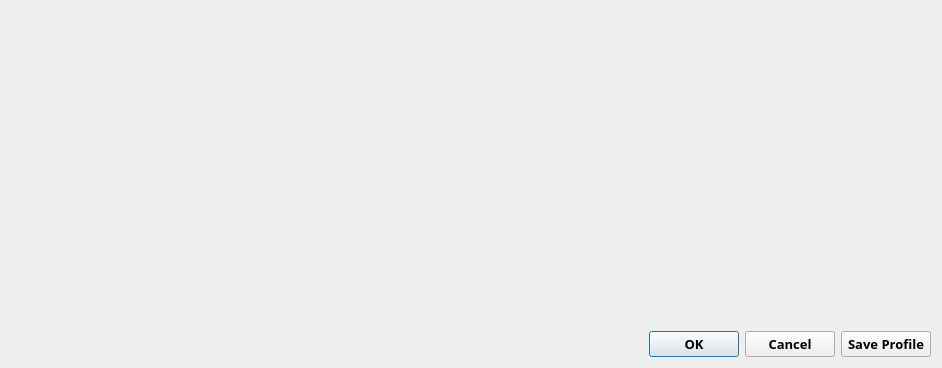
<?xml version="1.0" encoding="UTF-8"?>
<ui version="4.0">
 <class>CustomProfileEditor</class>
 <widget class="QDialog" name="CustomProfileEditor">
  <property name="geometry">
   <rect>
    <x>0</x>
    <y>0</y>
    <width>940</width>
    <height>368</height>
   </rect>
  </property>
  <property name="windowTitle">
   <string>Edit Custom Profile</string>
  </property>
  <property name="styleSheet">
   <string notr="true"/>
  </property>
  <property name="modal">
   <bool>true</bool>
  </property>
  <layout class="QVBoxLayout" name="verticalLayout_3">
   <property name="spacing">
    <number>0</number>
   </property>
   <property name="leftMargin">
    <number>0</number>
   </property>
   <property name="topMargin">
    <number>0</number>
   </property>
   <property name="rightMargin">
    <number>0</number>
   </property>
   <property name="bottomMargin">
    <number>0</number>
   </property>
   <item>
    <widget class="QFrame" name="frame">
     <property name="sizePolicy">
      <sizepolicy hsizetype="Preferred" vsizetype="Expanding">
       <horstretch>0</horstretch>
       <verstretch>0</verstretch>
      </sizepolicy>
     </property>
     <property name="font">
      <font>
       <family>맑은 고딕</family>
       <pointsize>9</pointsize>
       <weight>50</weight>
       <bold>false</bold>
      </font>
     </property>
     <property name="styleSheet">
      <string notr="true"/>
     </property>
     <property name="frameShape">
      <enum>QFrame::NoFrame</enum>
     </property>
     <property name="frameShadow">
      <enum>QFrame::Plain</enum>
     </property>
     <property name="lineWidth">
      <number>0</number>
     </property>
     <layout class="QVBoxLayout" name="verticalLayout">
      <property name="leftMargin">
       <number>0</number>
      </property>
      <property name="topMargin">
       <number>0</number>
      </property>
      <property name="rightMargin">
       <number>0</number>
      </property>
      <property name="bottomMargin">
       <number>0</number>
      </property>
      <item>
       <widget class="QFrame" name="frame_body">
        <property name="sizePolicy">
         <sizepolicy hsizetype="Preferred" vsizetype="Expanding">
          <horstretch>0</horstretch>
          <verstretch>0</verstretch>
         </sizepolicy>
        </property>
        <property name="frameShape">
         <enum>QFrame::NoFrame</enum>
        </property>
        <property name="frameShadow">
         <enum>QFrame::Plain</enum>
        </property>
        <property name="lineWidth">
         <number>0</number>
        </property>
        <layout class="QVBoxLayout" name="verticalLayout_2">
         <item>
          <widget class="ProfileSettingWidget" name="widget" native="true">
           <property name="sizePolicy">
            <sizepolicy hsizetype="Preferred" vsizetype="Expanding">
             <horstretch>0</horstretch>
             <verstretch>0</verstretch>
            </sizepolicy>
           </property>
           <property name="minimumSize">
            <size>
             <width>920</width>
             <height>0</height>
            </size>
           </property>
           <property name="font">
            <font>
             <family>맑은 고딕</family>
             <pointsize>9</pointsize>
             <weight>50</weight>
             <bold>false</bold>
            </font>
           </property>
          </widget>
         </item>
        </layout>
       </widget>
      </item>
      <item>
       <widget class="QFrame" name="frame_buttons">
        <property name="frameShape">
         <enum>QFrame::NoFrame</enum>
        </property>
        <property name="frameShadow">
         <enum>QFrame::Plain</enum>
        </property>
        <property name="lineWidth">
         <number>0</number>
        </property>
        <layout class="QHBoxLayout" name="horizontalLayout">
         <item>
          <spacer name="horizontalSpacer">
           <property name="orientation">
            <enum>Qt::Horizontal</enum>
           </property>
           <property name="sizeType">
            <enum>QSizePolicy::Expanding</enum>
           </property>
           <property name="sizeHint" stdset="0">
            <size>
             <width>20</width>
             <height>20</height>
            </size>
           </property>
          </spacer>
         </item>
         <item>
          <widget class="QPushButton" name="pushButton_ok">
           <property name="minimumSize">
            <size>
             <width>90</width>
             <height>0</height>
            </size>
           </property>
           <property name="font">
            <font>
             <family>맑은 고딕</family>
             <pointsize>10</pointsize>
             <weight>75</weight>
             <bold>true</bold>
            </font>
           </property>
           <property name="text">
            <string>OK</string>
           </property>
           <property name="default">
            <bool>true</bool>
           </property>
          </widget>
         </item>
         <item>
          <widget class="QPushButton" name="pushButton_cancel">
           <property name="minimumSize">
            <size>
             <width>90</width>
             <height>0</height>
            </size>
           </property>
           <property name="font">
            <font>
             <family>맑은 고딕</family>
             <pointsize>10</pointsize>
             <weight>75</weight>
             <bold>true</bold>
            </font>
           </property>
           <property name="text">
            <string>Cancel</string>
           </property>
          </widget>
         </item>
         <item>
          <widget class="QPushButton" name="pushButton_saveProfile">
           <property name="sizePolicy">
            <sizepolicy hsizetype="Minimum" vsizetype="Fixed">
             <horstretch>0</horstretch>
             <verstretch>0</verstretch>
            </sizepolicy>
           </property>
           <property name="minimumSize">
            <size>
             <width>90</width>
             <height>0</height>
            </size>
           </property>
           <property name="font">
            <font>
             <family>맑은 고딕</family>
             <pointsize>10</pointsize>
             <weight>75</weight>
             <bold>true</bold>
            </font>
           </property>
           <property name="text">
            <string>Save Profile</string>
           </property>
          </widget>
         </item>
        </layout>
       </widget>
      </item>
     </layout>
    </widget>
   </item>
  </layout>
 </widget>
 <layoutdefault spacing="6" margin="11"/>
 <customwidgets>
  <customwidget>
   <class>ProfileSettingWidget</class>
   <extends>QWidget</extends>
   <header>profilesettingwidget.h</header>
   <container>1</container>
  </customwidget>
 </customwidgets>
 <resources>
  <include location="rodinP.qrc"/>
 </resources>
 <connections>
  <connection>
   <sender>pushButton_cancel</sender>
   <signal>clicked()</signal>
   <receiver>CustomProfileEditor</receiver>
   <slot>close()</slot>
   <hints>
    <hint type="sourcelabel">
     <x>694</x>
     <y>451</y>
    </hint>
    <hint type="destinationlabel">
     <x>690</x>
     <y>485</y>
    </hint>
   </hints>
  </connection>
 </connections>
</ui>
